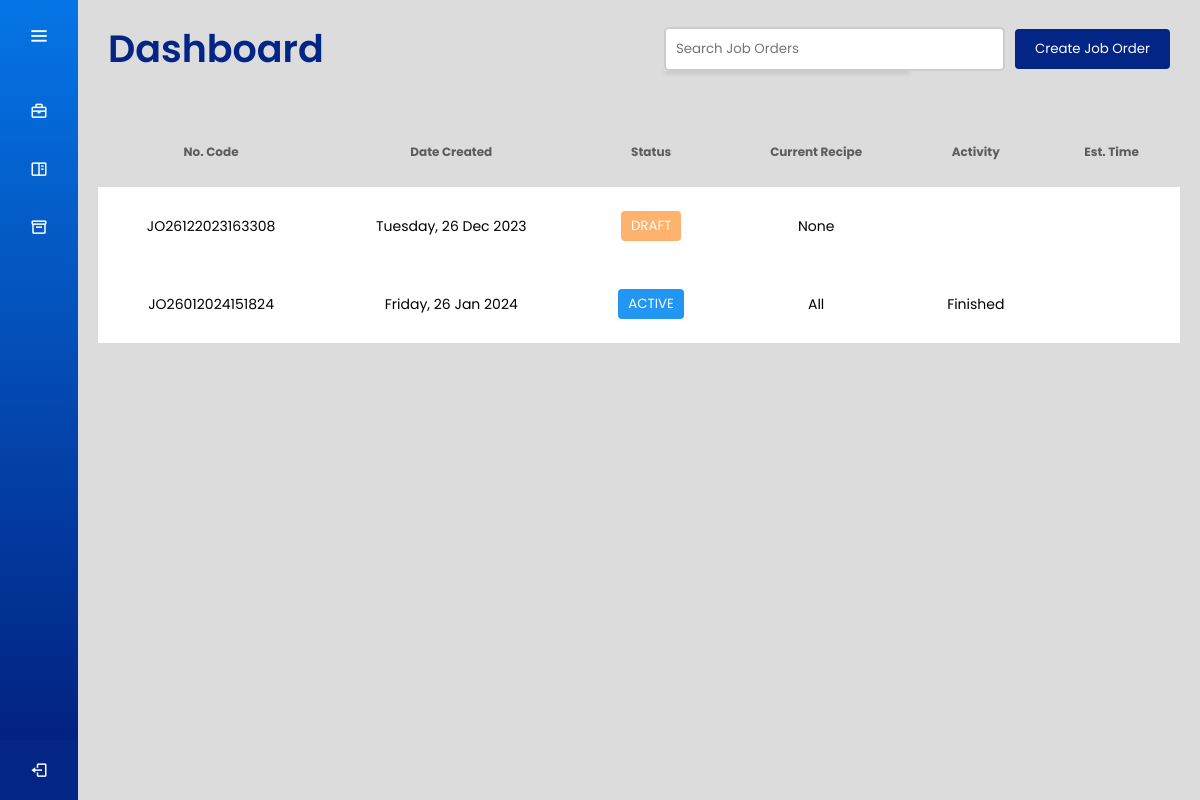
The app's page / (signed in) with its own data.
### joborders/models.py (models this page shows, shortened)
class JobOrder(models.Model):
    jobOrderId = models.CharField(max_length=50, unique=True)
    jobOrderCreatedDate = models.DateTimeField()
    jobOrderStatus = models.CharField(max_length=50)
    userId = models.ForeignKey(User, on_delete=models.CASCADE)

### users/views.py (the view, shortened to what this page needs)
# urls.py: path('', views.dashboard_view, name='dashboard'),
@login_required
def dashboard_view(request):
    malaysian_tz = pytz.timezone('Asia/Kuala_Lumpur')
    now = timezone.now().astimezone(malaysian_tz)
    job_orders_list = []
    job_orders = JobOrder.objects.exclude(jobOrderStatus="ARCHIVED").prefetch_related('recipes__activity_recipe')
    try:
        user_role = UserRole.objects.get(user=request.user).role
    except UserRole.DoesNotExist:
        user_role = None  # Or set a default role if appropriate
    if user_role != 'production':
        raise Http404("Page not found.")
    for job_order in job_orders:
        earliest_activity = {
            'recipeName': 'None',
            'name': 'Not Started',
            'time': None
        }
        if job_order.jobOrderStatus == "ACTIVE":
            all_recipes_finished = True
            non_draft_recipes = job_order.recipes.filter(isDraft=False)
            if all_recipes_finished:
                earliest_activity['recipeName'] = 'All'
                earliest_activity['name'] = 'Finished'
                earliest_activity['time'] = None
        job_data = {
            'jobOrderId': job_order.jobOrderId,
            'jobOrderCreatedDate': job_order.jobOrderCreatedDate,
            'jobOrderStatus': job_order.jobOrderStatus,
            'current_recipe_name': earliest_activity['recipeName'],
            'current_activity_name': earliest_activity['name'],
            'current_activity_time': earliest_activity['time'],
        }
        job_orders_list.append(job_data)
    context = {
        'job_orders': job_orders_list,
        'user_role': user_role,
    }
    return render(request, 'dashboard.html', context)

### users/context_processors.py (called while the page is built)
def user_role_context(request):
    user = request.user
    if user.is_authenticated:
        try:
            user_role = UserRole.objects.get(user=user).get_role_display()
        except UserRole.DoesNotExist:
            user_role = None
    else:
        user_role = None
    return {
        'username': user.username if user.is_authenticated else 'Guest',
        'user_role': user_role
    }

### users/templates/dashboard.html (shortened to what this page needs)
<!DOCTYPE html>
<html lang="en" dir="ltr">
  {% load static %}
  <head>
    <link rel="stylesheet" href="{% static 'css/dash_style.css' %}">
    <link rel="stylesheet" href="{% static 'css/table_style.css' %}">
    <link href='https://unpkg.com/boxicons@2.0.7/css/boxicons.min.css' rel='stylesheet'>
   </head>
<body>
  {% include 'sidebar.html' %}
  <section class="home-section">
    {% include 'header.html' %}
    <div class="main-content">
      {% include 'dashboard_table.html' %}
    </div>
  </section>
</body>
</html>

### users/templates/dashboard_table.html (shortened to what this page needs)
<!DOCTYPE html>
<html lang="en" dir="ltr">
<head>
</head>
<body>
    <table id="dashboard-table">
        <thead>
            <tr>
                <th>No. Code</th>
                <th>Date Created</th>
                <th>Status</th>
                <th>Current Recipe</th>
                <th>Activity</th>
                <th>Est. Time</th>
            </tr>
        </thead>
        <tbody>
            {% for job in job_orders %}
                <tr id="job_order_row_{{ job.jobOrderId }}" class="clickable-row" data-job-order-id="{{ job.jobOrderId }}">
                    <td>{{ job.jobOrderId }}</td>
                    <td>{{ job.jobOrderCreatedDate|date:"l, d M Y" }}</td>
                    <td>
                        <button class="status-button status-{{ job.jobOrderStatus|lower }}">
                            {{ job.jobOrderStatus }}
                        </button>
                    </td>
                    <td>{{ job.current_recipe_name }}</td>
                    {% if job.jobOrderStatus == "ACTIVE" %}
                        <td>{{ job.current_activity_name }}</td>
                        <td>{{ job.current_activity_time|date:"l, d M Y H:i A" }}</td>
                    {% else %}
                        <td></td>
                        <td></td>
                    {% endif %}
                </tr>
            {% empty %}
                <tr>
                    <td colspan="6">No job orders found.</td>
                </tr>
            {% endfor %}
        </tbody>
    </table>
</body>
</html>

### static/css/dash_style.css (style rules this page uses)
* { margin: 0; padding: 0; box-sizing: border-box; font-family: "Poppins", sans-serif; }
.home-section { position: relative; background: #DCDCDC; min-height: 100vh; top: 0; left: 78px; width: calc(100% - 78px); transition: all 0.5s ease; z-index: 2; }
.home-section .main-content { padding: 20px; background-color: #DCDCDC; min-height: 300px; height: 100%; }

### static/css/table_style.css (style rules this page uses)
table { width: 100%; border-collapse: collapse; margin: 0; }
table thead { color: #5D5D5D; }
table th { padding: 26px; text-align: center; vertical-align: middle; font-size: 12px; font-weight: 700; }
table td { padding: 24px; text-align: center; vertical-align: middle; font-size: 14px; }
table tbody tr { padding: 10px; background-color: #ffffff; transition: background-color 0.3s; }
.status-button { padding: 5px 10px; border: none; border-radius: 4px; color: white; font-weight: 400; cursor: default; }
.status-active { background-color: #2196F3; }
.status-draft { background-color: #ffb26e; }

### records on screen
JobOrder: jobOrderId "JO26122023163308", jobOrderCreatedDate "Tuesday, 26 Dec 2023", jobOrderStatus "DRAFT"
JobOrder: jobOrderId "JO26012024151824", jobOrderCreatedDate "Friday, 26 Jan 2024", jobOrderStatus "ACTIVE"

### other values on screen
{{ job.current_recipe_name }} "None" "All"
{{ job.current_activity_name }} "Finished"
